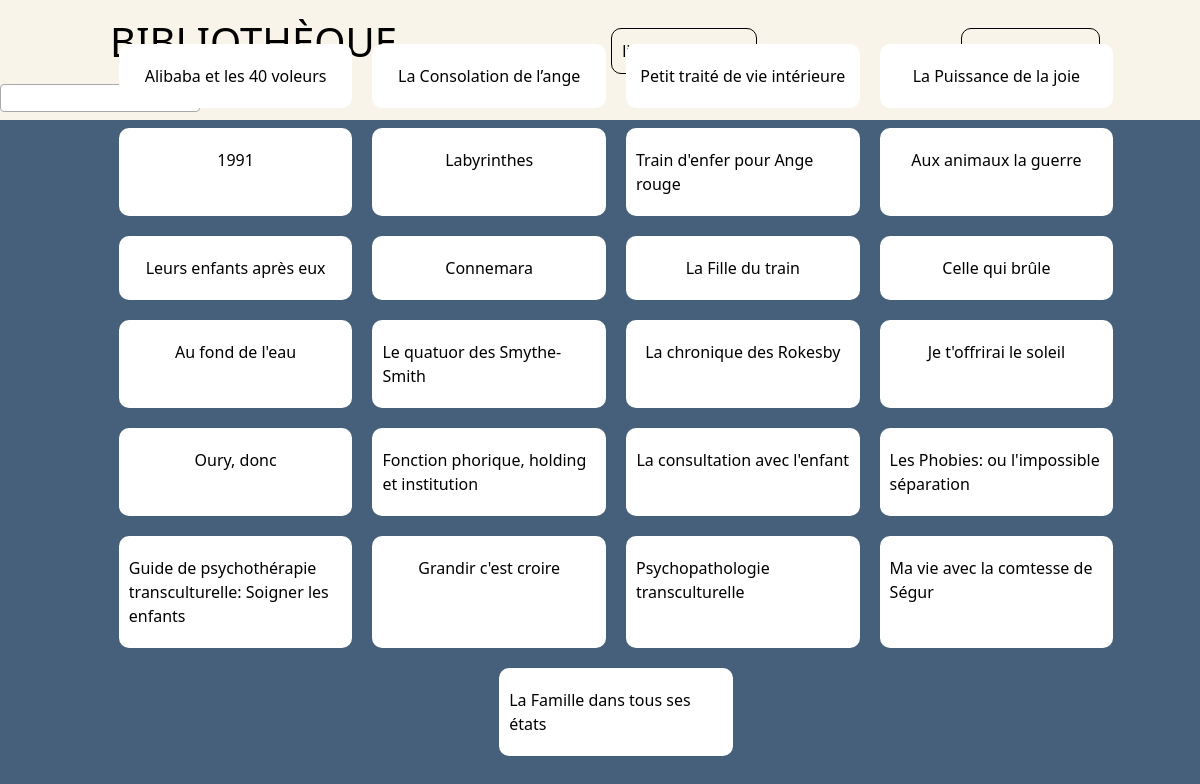
Page /bibliotheque/ on the committed database.
### bibliotheque/models.py (models this page shows, shortened)
class Livre(models.Model):
    id = models.AutoField(primary_key=True, null=False, default=0)
    nom = models.CharField(max_length=200)
    auteur = models.ForeignKey(Auteur, related_name='livreauteur', on_delete=models.CASCADE)
    genre = models.ForeignKey(Genre, on_delete=models.CASCADE)
    resume = models.CharField(max_length=60000)
    date_de_publication = models.CharField(max_length=200)

### bibliotheque/views.py (the view)
# urls.py: path('', views.index, name='index'),
def index(request):
    livre_list = Livre.objects.all()
    genre_list = Genre.objects.all()
    template = loader.get_template('bibliotheque/index.html')
    context = {
        'livre_list': livre_list,
        'genre_list': genre_list,
    }
    return HttpResponse(template.render(context, request))

### bibliotheque/templates/bibliotheque/index.html (shortened to what this page needs)
{% extends "./base_generic.html" %}
{% block content %}
    <div class="content">
        <ul class="ul_style">
        {% for livre in livre_list %}
            <li><a href="/bibliotheque/livres/{{ livre.id }}">{{ livre.nom }}</a></li>
        {% endfor %}
        </ul>
    </div>
{% endblock %}

### bibliotheque/templates/bibliotheque/base_generic.html (shortened to what this page needs)
<!DOCTYPE html>
<html lang="en">
<head>
  <link rel="stylesheet" href="https://cdn.jsdelivr.net/npm/bootstrap@5.2.3/dist/css/bootstrap.min.css">
  <link href="https://cdn.jsdelivr.net/npm/select2@4.1.0-rc.0/dist/css/select2.min.css" rel="stylesheet" />
  {% load static %}
  <link rel="stylesheet" href="{% static 'bibliotheque/styles.css' %}">
</head>
<body>
  <ul class="navbar">
    <li class="titre">
        <a href="/bibliotheque/"><h1>bibliothèque</h1></a>
    </li>
    <li><a href="/bibliotheque/auteurs">liste des auteurs</a></li>
    <li><a href="/bibliotheque/genres">liste des genres</a></li>
  </ul>
  <div class="container">
    {% block content %}
    {% endblock %}
  </div>
</body>
</html>

### bibliotheque/static/bibliotheque/styles.css (style rules this page uses)
body { background-color: rgb(70, 95, 122); padding: 0; margin: 0; }
.content { min-width: 100%; display: flex; justify-content: center; }
.ul_style { width: 100%; display: flex; justify-content: inherit; flex-wrap: wrap; position: absolute; transform: translate(-50%, -50%); left: 50%; top: 50%; }
.ul_style li { text-decoration: none; padding: 20px 10px; margin: 10px; background-color: white; display: flex; justify-content: center; width: 20%; transition: all .2s; border-radius: 10px; }
.ul_style li a { color: black; text-decoration: none; transition: all .2s; }
.navbar { background-color: #F8F4EA; width: 100%; display: block; }
.navbar li { display: inline-block; margin: 0 100px; transition: all .2s; border: 1px solid black; border-radius: 10px; padding: 10px; }
li.titre { border: none; }
.titre a { text-decoration: none; text-transform: uppercase; color: rgb(62, 62, 62); }
.navbar li h1 { text-transform: uppercase; }
.navbar li a { text-decoration: none; color: black; transition: all .2s; }
.container { width: 100%; padding: 0 50px; color: white; }

### rows in the picture
Livre: nom "Alibaba et les 40 voleurs"
Livre: nom "La Consolation de l’ange"
Livre: nom "Petit traité de vie intérieure"
Livre: nom "La Puissance de la joie"
Livre: nom "1991"
Livre: nom "Labyrinthes"
Livre: nom "Train d'enfer pour Ange rouge"
Livre: nom "Aux animaux la guerre"
Livre: nom "Leurs enfants après eux"
Livre: nom "Connemara"
Livre: nom "La Fille du train"
Livre: nom "Celle qui brûle"
Livre: nom "Au fond de l'eau"
Livre: nom "Le quatuor des Smythe-Smith"
Livre: nom "La chronique des Rokesby"
Livre: nom "Je t'offrirai le soleil"
Livre: nom "Oury, donc"
Livre: nom "Fonction phorique, holding et institution"
Livre: nom "La consultation avec l'enfant"
Livre: nom "Les Phobies: ou l'impossible séparation"
Livre: nom "Guide de psychothérapie transculturelle: Soigner les enfants"
Livre: nom "Grandir c'est croire"
Livre: nom "Psychopathologie transculturelle"
Livre: nom "Ma vie avec la comtesse de Ségur"
Livre: nom "La Famille dans tous ses états"
